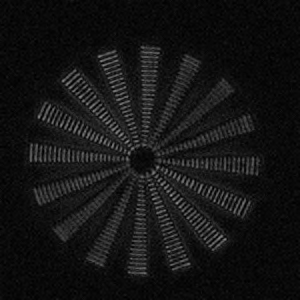
#> input picture 2d_data/img_retardance3D_t000_p000_z044.tif, 300 x 300 px
$ jupyter execute --allow-errors Glyph_Packing_Parallel.ipynb   (shell and % lines are left out)
#> lines starting #> are read from the running program, lines starting #| are printed output that depends on the picture
[cell 1]
# Parameters
initial_num_points = 4000
final_points = 3000
alpha = 1000.0
max_time = 20.0
min_time = 10.0
num_iterations = 40
boundary = 30
c_drag = 10.0
image_size = 100

[cell 2]
import numpy as np
import matplotlib.pyplot as plt

import tifffile as tf
import os
import numpy as np
import matplotlib
matplotlib.use('Agg')
import matplotlib.pyplot as plt
from matplotlib import cm
import cv2
from mpl_toolkits.axes_grid1 import make_axes_locatable
from scipy.integrate import odeint
import time
from numpy import linalg as LA
import random
from itertools import cycle
from scipy import interpolate
import cv2
import multiprocessing as mp


def nanRobustBlur(I, dim):
    V=I.copy()
    V[I!=I]=0
    VV=cv2.blur(V,dim)
    W=0*I.copy()+1
    W[I!=I]=0
    WW=cv2.blur(W,dim)
    Z=VV/WW
    return Z

anisotropy = cv2.imread('2d_data/img_retardance3D_t000_p000_z044.tif', -1).astype('float32')
#> anisotropy: shape (300, 300) float32; min 9, max 37978, mean 5291.5
orientation = cv2.imread('2d_data/img_azimuth_t000_p000_z044.tif', -1).astype('float32')
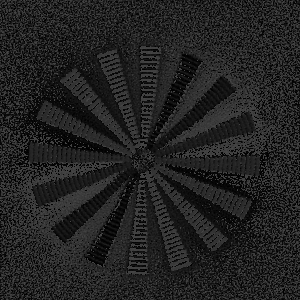
#> input picture 2d_data/img_azimuth_t000_p000_z044.tif, 300 x 300 px
#> orientation: shape (300, 300) float32; min 0, max 17999, mean 8826.2
anisotropy = anisotropy[100:200, 100:200]
#> anisotropy: shape (100, 100) float32
orientation = orientation[100:200, 100:200]
#> orientation: shape (100, 100) float32
orientation = orientation / 18000*np.pi
anisotropy = anisotropy / 10000

def return_smooth(orientation, anisotropy):
    U, V =  anisotropy*np.cos(2 * orientation), anisotropy*np.sin(2 * orientation)
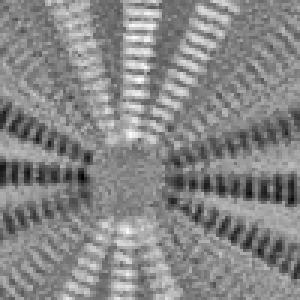
#> U: shape (100, 100) float32 (shown 3 times larger); min -2.71, max 2.4, mean 0.000521; drawn with min black and max white
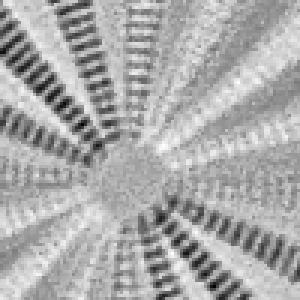
#> V: shape (100, 100) float32 (shown 3 times larger); min -3.68, max 1.82, mean -0.000439; drawn with min black and max white
    USmooth = nanRobustBlur(U, (5, 5)) # plot smoothed vector field
#> in nanRobustBlur, `W=0*I.copy()+1`: W: shape (100, 100) float32; every value is 1
    VSmooth = nanRobustBlur(V, (5, 5)) # plot smoothed vector field
    azimuthSmooth = (0.5*np.arctan2(VSmooth,USmooth)) % np.pi
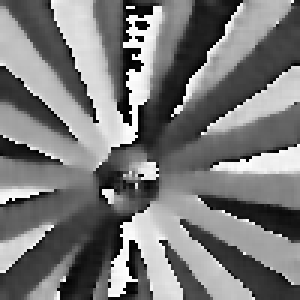
#> azimuthSmooth: shape (100, 100) float32 (shown 3 times larger); min 0.000217, max 3.14, mean 1.49; drawn with min black and max white
    RSmooth = np.sqrt(USmooth**2+VSmooth**2)
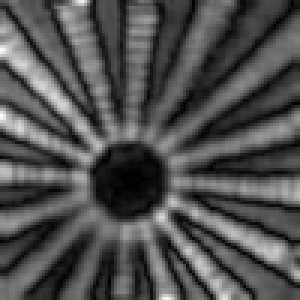
#> RSmooth: shape (100, 100) float32 (shown 3 times larger); min 0.00621, max 2.02, mean 0.64; drawn with min black and max white

    return RSmooth, azimuthSmooth

anisotropy, orientation = return_smooth(orientation, anisotropy)

def return_D(position):
    scale_value = anisotropy[position[0]][position[1]]
    theta = orientation[position[0]][position[1]]

    if abs(scale_value) > 1:
        scale_matrix = np.matrix([[scale_value, 0], [0, 1]])
    else:
        scale_matrix = np.matrix([[1, 0], [0, scale_value]])

    angle_matrix = np.matrix([[np.cos(theta), -np.sin(theta)], [np.sin(theta), np.cos(theta)]])
    angle_matrix_2 = np.matrix([[np.cos(theta), np.sin(theta)], [-np.sin(theta), np.cos(theta)]])

    D_matrix = np.matmul(np.matmul(angle_matrix, scale_matrix), angle_matrix_2)

    return D_matrix

memory_inverse = {}

D1 = np.zeros_like(anisotropy, dtype=np.float32)
D2 = np.zeros_like(anisotropy, dtype=np.float32)
D3 = np.zeros_like(anisotropy, dtype=np.float32)
D4 = np.zeros_like(anisotropy, dtype=np.float32)

x = np.arange(0, anisotropy.shape[0], 1)
#> x = 100 values from 0 to 99
y = np.arange(0, anisotropy.shape[1], 1)
#> y = 100 values from 0 to 99

for i in x:
    for j in y:
        scale_matrix = return_D([i, j])
        memory_inverse[(i, j)] = np.linalg.inv(scale_matrix)

        D1[i, j] = scale_matrix[0, 0]
        D2[i, j] = scale_matrix[0, 1]
        D3[i, j] = scale_matrix[1, 0]
        D4[i, j] = scale_matrix[1, 1]
#> this loop made 100 passes
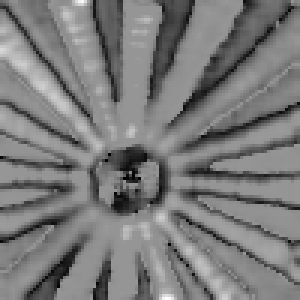
#> D1: shape (100, 100) float32 (shown 3 times larger); min 0.0118, max 1.69, mean 0.825; drawn with min black and max white
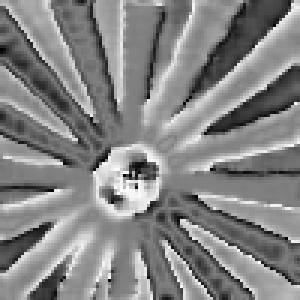
#> D2: shape (100, 100) float32 (shown 3 times larger); min -0.498, max 0.486, mean 0.0145; drawn with min black and max white
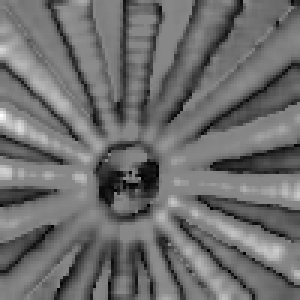
#> D4: shape (100, 100) float32 (shown 3 times larger); min 0.0213, max 1.86, mean 0.815; drawn with min black and max white

#> (the rest of this cell did not finish here and is left out)

[cell 3]
plt.imshow(D1)

[cell 4]
# plt.imshow(edges_y)

[cell 5]
def return_D_interp(position):
    D1_value = D1_interp(position[0], position[1])[0]
    D2_value = D2_interp(position[0], position[1])[0]
    D3_value = D3_interp(position[0], position[1])[0]
    D4_value = D4_interp(position[0], position[1])[0]

    return np.matrix([[D1_value, D2_value], [D3_value, D4_value]])

[cell 6]
# [16 lines left out: function return_D_inverse, not called in this run]

[cell 7]
gamma = 0.5
# [7 lines left out: function force_function_list, not called in this run]

[cell 8]
from numba import jit, prange

# [8 lines left out: function invert_matrix, not called in this run]

[cell 9]
# [9 lines left out: function return_matrix, not called in this run]

[cell 10]
# [32 lines left out: function return_total_force, not called in this run]

[cell 11]
random_rows = np.random.choice(anisotropy.shape[0], initial_num_points)
random_columns = np.random.choice(anisotropy.shape[1], initial_num_points)
random_points = list(zip(random_rows, random_columns))

#> (a cell that did not finish here is left out)

#> (a cell that did not finish here is left out)

max_eig = max(eig_D)

#> (a cell that did not finish here is left out)

[cell 15]
curr_points = final_points

def form_dict(points):
#> called with points = 3000
    dict_points = {}

    for point in points:
        bin_coord = bin_coords(point)

        if bin_coord in dict_points.keys():
            dict_points[bin_coord].append(point)
        else:
            dict_points[bin_coord] = [point]

    return dict_points

[cell 16]
# [29 lines left out: function total_force_on_point, not called in this run]

[cell 17]
# [12 lines left out: functions diff_equation, solve_particle_path, not called in this run]

#> (a cell that did not finish here is left out)

#> (a cell that did not finish here is left out)

#> (a cell that did not finish here is left out)

[cell 21]
USmooth, VSmooth = anisotropy*np.cos(orientation), anisotropy*np.sin(orientation)
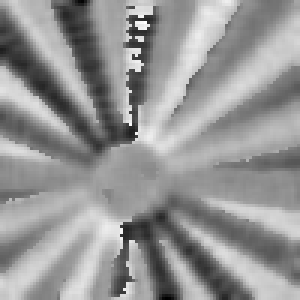
#> USmooth: shape (100, 100) float32 (shown 3 times larger); min -1.67, max 1.18, mean -0.000994; drawn with min black and max white
#> (the rest of this cell did not finish here and is left out)

[cell 22]
Plotting_X = []
Plotting_Y = []
Plotting_U = []
Plotting_V = []
Plotting_orient = []

USmooth = USmooth*0.5
VSmooth = VSmooth*0.5

#> (the rest of this cell did not finish here and is left out)

[cell 23]
cmapImage = 'gray'
cmapOrient = 'hsv'
linecolor = 'g'
alpha = 0.6
linewidth = 1

im_ax = plt.imshow(anisotropy, cmap=cmapImage, origin='lower')
plt.title('Orientation')
#> (the rest of this cell did not finish here and is left out)

[cell 24]
nY, nX = anisotropy.shape
Y, X = np.mgrid[0:nY,0:nX] # notice the reversed order of X and Y
spacing = 2

# Sample variables at the specified spacing.
Plotting_X = X[::spacing, ::spacing]
Plotting_Y = Y[::spacing, ::spacing]
Plotting_U = USmooth[::spacing, ::spacing]
Plotting_V = VSmooth[::spacing, ::spacing]

threshold = np.ones_like(X) # no threshold
Plotting_thres = threshold[::spacing, ::spacing]
Plotting_orient=orientation[::spacing, ::spacing]

thresholdIdx = Plotting_thres==1
Plotting_X=Plotting_X[thresholdIdx]
Plotting_Y=Plotting_Y[thresholdIdx]
Plotting_U=Plotting_U[thresholdIdx]
Plotting_V=Plotting_V[thresholdIdx]
Plotting_orient=Plotting_orient[thresholdIdx]
Plotting_color=Plotting_orient

[cell 25]
im_ax = plt.imshow(anisotropy, cmap=cmapImage)
plt.title('Orientation')
plt.quiver(Plotting_X, Plotting_Y,
           Plotting_U, Plotting_V, Plotting_color,
           cmap=cmapOrient,
           edgecolor=linecolor, facecolor=linecolor, units='xy', alpha=alpha, width=linewidth,
           headwidth=0, headlength=0, headaxislength=0,
           scale_units = 'xy', scale = 1, angles = 'uv', pivot = 'mid')
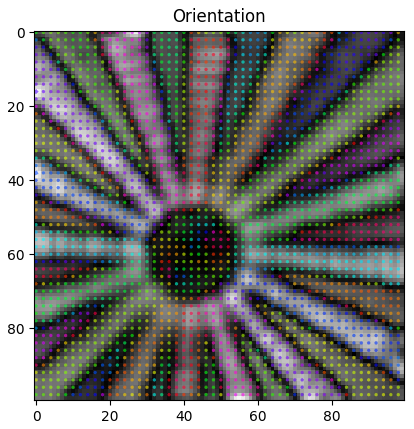
#> figure drawn by matplotlib, 1 panel

[cell 26]
USmooth, VSmooth = anisotropy*np.cos(orientation), anisotropy*np.sin(orientation)

Plotting_X = []
Plotting_Y = []
Plotting_U = []
Plotting_V = []
Plotting_orient = []

USmooth = USmooth*0.1
VSmooth = VSmooth*0.1

#> (the rest of this cell did not finish here and is left out)
